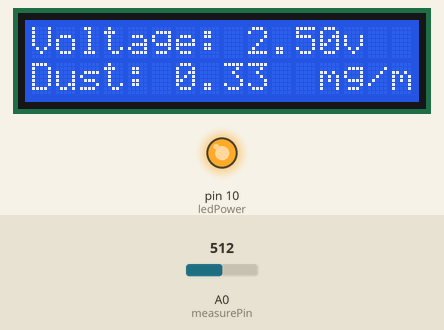
This sketch was run on a simulated Arduino Uno, built with avr-gcc and run on an emulated ATmega328P. On the bench: 16×2 character LCD, output pins drawn as LEDs (lit = HIGH). The inputs (shaded band) are chosen by the test bench; at power-on: A0 (measurePin) = 512.

Above: at 1.2 s.
1.3 s: A0 (measurePin) set to 539
At 2.6 s:
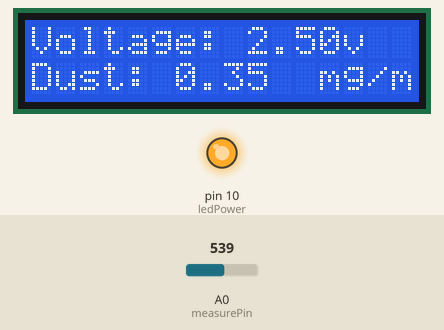
3.6 s: A0 (measurePin) set to 131
At 4.6 s:
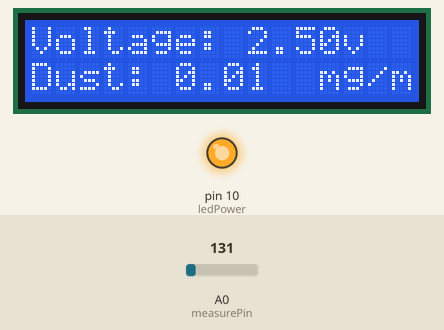
5.7 s: A0 (measurePin) set to 108
At 6.7 s:
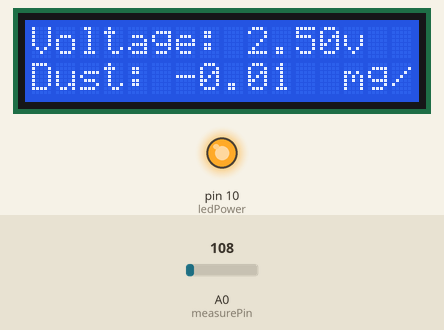
Timing chart, 0 to 8.7 s (numbered marks = the images above; inputs shaded):
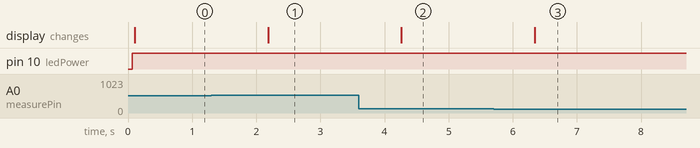

The sketch:

GP2Y1010AU0F_LCD.ino
```cpp
#include <Wire.h>
#include <LiquidCrystal_I2C.h>

LiquidCrystal_I2C lcd(0x27, 16, 2);  // I2C LCD 객체 생성
int measurePin = 0;                  // 먼지 측정에 사용되는 아날로그 핀 번호
int ledPower = 10;                   // LED 전원 제어에 사용되는 디지털 핀 번호
int samplingTime = 280;              // 센서에서 샘플링하는 시간 (마이크로초)
int deltaTime = 40;                  // 샘플 간 딜레이 시간 (마이크로초)
int sleepTime = 9680;                // 측정 사이의 대기 시간 (마이크로초)
float voMeasured = 0;                // 아날로그 입력에서 측정된 전압 값
float calcVoltage = 0;               // 계산된 전압 값
float dustDensity = 0;               // 계산된 먼지 밀도 값

void setup() {
  lcd.init();                 // LCD 초기화
  lcd.backlight();            // LCD 백라이트 활성화
  Serial.begin(9600);         // 시리얼 통신 시작
  pinMode(ledPower, OUTPUT);  // ledPower 핀을 출력으로 설정
}

void loop() {
  digitalWrite(ledPower, LOW);                // 먼지 측정을 위해 LED 전원 OFF
  delayMicroseconds(samplingTime);            // 샘플링 시간 대기
  voMeasured = analogRead(measurePin);        // 아날로그 핀에서 전압 값 측정
  delayMicroseconds(deltaTime);               // 측정 간 딜레이 시간 대기
  digitalWrite(ledPower, HIGH);               // LED 전원 ON
  delayMicroseconds(sleepTime);               // 대기 시간 대기
  calcVoltage = voMeasured * (5.0 / 1024.0);  // 전압 값 계산
  dustDensity = 0.17 * calcVoltage - 0.1;     // 먼지 밀도 계산

  // LCD에 결과 출력
  lcd.print("Voltage: ");
  lcd.print(calcVoltage);
  lcd.print("v");
  lcd.setCursor(0, 1);
  lcd.print("Dust: ");
  lcd.println(dustDensity);
  lcd.print("mg/m3");

  delay(1000);  // 1초 대기
}
```

Measured:
- the behaviour switches between 524 and 525 on A0 (measurePin) (found by bisection; images 0 and 1)
- the behaviour switches between 121 and 120 on A0 (measurePin) (found by bisection; images 2 and 3)
- after the input at 1.3 s, the display: changes after 0.88 s (image 1)
- after the input at 3.6 s, the display: changes after 0.66 s (image 2)
- after the input at 5.7 s, the display: changes after 0.64 s (image 3)
